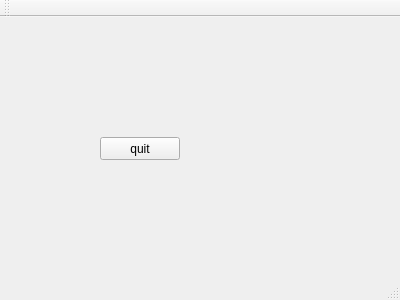
<?xml version="1.0" encoding="UTF-8"?>
<ui version="4.0">
 <class>reciever</class>
 <widget class="QMainWindow" name="reciever">
  <property name="geometry">
   <rect>
    <x>0</x>
    <y>0</y>
    <width>400</width>
    <height>300</height>
   </rect>
  </property>
  <property name="windowTitle">
   <string>reciever</string>
  </property>
  <widget class="QWidget" name="centralWidget">
   <widget class="QPushButton" name="pushButton">
    <property name="geometry">
     <rect>
      <x>100</x>
      <y>120</y>
      <width>80</width>
      <height>23</height>
     </rect>
    </property>
    <property name="text">
     <string>quit</string>
    </property>
   </widget>
   <widget class="QWidget" name="horizontalLayoutWidget">
    <property name="geometry">
     <rect>
      <x>30</x>
      <y>10</y>
      <width>281</width>
      <height>80</height>
     </rect>
    </property>
    <layout class="QHBoxLayout" name="horizontalLayout">
     <item>
      <widget class="QLabel" name="label">
       <property name="text">
        <string/>
       </property>
      </widget>
     </item>
    </layout>
   </widget>
  </widget>
  <widget class="QMenuBar" name="menuBar">
   <property name="geometry">
    <rect>
     <x>0</x>
     <y>0</y>
     <width>400</width>
     <height>20</height>
    </rect>
   </property>
  </widget>
  <widget class="QToolBar" name="mainToolBar">
   <attribute name="toolBarArea">
    <enum>TopToolBarArea</enum>
   </attribute>
   <attribute name="toolBarBreak">
    <bool>false</bool>
   </attribute>
  </widget>
  <widget class="QStatusBar" name="statusBar"/>
 </widget>
 <layoutdefault spacing="6" margin="11"/>
 <resources/>
 <connections>
  <connection>
   <sender>pushButton</sender>
   <signal>clicked()</signal>
   <receiver>reciever</receiver>
   <slot>close()</slot>
   <hints>
    <hint type="sourcelabel">
     <x>154</x>
     <y>170</y>
    </hint>
    <hint type="destinationlabel">
     <x>167</x>
     <y>226</y>
    </hint>
   </hints>
  </connection>
 </connections>
</ui>
